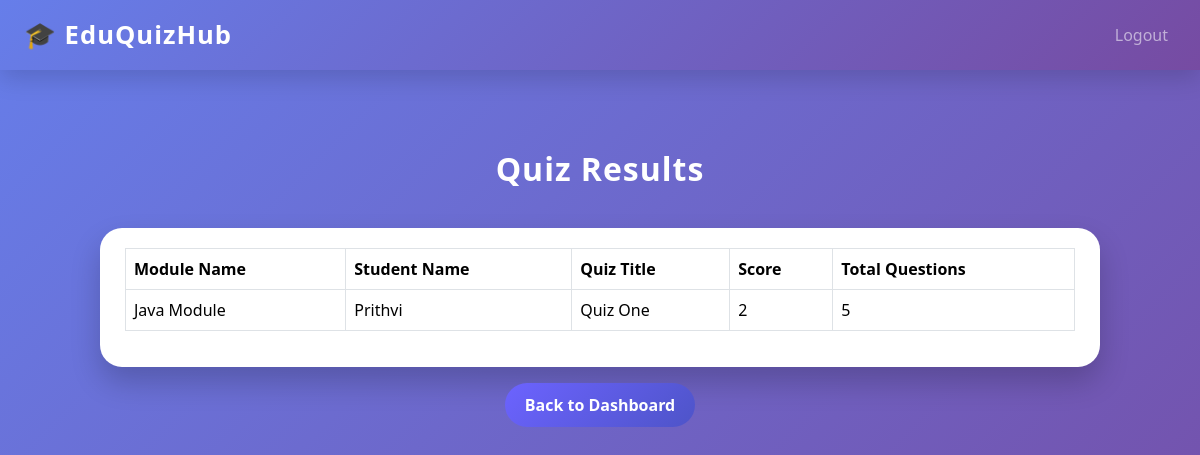
Page /admin/view-results/1 (signed in) on the committed database.
### tables this page shows
CREATE TABLE attempts (
    id INTEGER PRIMARY KEY AUTOINCREMENT,
    student_id INTEGER NOT NULL,
    quiz_id INTEGER NOT NULL,
    score INTEGER,
    total_questions INTEGER,
    answers TEXT,
    FOREIGN KEY (student_id) REFERENCES users(id),
    FOREIGN KEY (quiz_id) REFERENCES quizzes(id)
);

CREATE TABLE modules (
    id INTEGER PRIMARY KEY AUTOINCREMENT,
    name TEXT NOT NULL
);

CREATE TABLE users (
    id INTEGER PRIMARY KEY AUTOINCREMENT,
    name TEXT NOT NULL,
    email TEXT UNIQUE NOT NULL,
    password TEXT NOT NULL,
    role TEXT NOT NULL,
    email_verified INTEGER DEFAULT 1,
    email_otp TEXT,
    profile_image TEXT
);

CREATE TABLE quizzes (
    id INTEGER PRIMARY KEY AUTOINCREMENT,
    module_id INTEGER NOT NULL,
    title TEXT NOT NULL,
    time_limit INTEGER,
    is_active INTEGER DEFAULT 0,
    FOREIGN KEY (module_id) REFERENCES modules(id)
);

### app.py (the view)
@app.route("/admin/view-results/<int:quiz_id>")
def view_results(quiz_id):
    if session.get("role") != "admin":
        flash("Unauthorized access", "danger")
        return redirect(url_for("login"))
    quiz = get_quiz_by_id(quiz_id)
    results = get_quiz_results(quiz_id)
    return render_template(
        "admin_results.html",
        results=results,
        quiz=quiz
    )

### db/db.py (called while the page is built)
def get_db_connection():
    conn = sqlite3.connect(DB_NAME)
    conn.row_factory = sqlite3.Row
    return conn

def get_quiz_results(quiz_id):
    with get_db_connection() as conn:
        return conn.execute(
            """
            SELECT
                u.name AS student_name,
                m.name AS module_name,
                q.title AS quiz_title,
                a.score,
                a.total_questions
            FROM attempts a
            JOIN users u ON a.student_id = u.id
            JOIN quizzes q ON a.quiz_id = q.id
            JOIN modules m ON q.module_id = m.id
            WHERE a.quiz_id = ?
            """,
            (quiz_id,)
        ).fetchall()

def get_quiz_by_id(quiz_id):
    with get_db_connection() as conn:
        return conn.execute(
            "SELECT * FROM quizzes WHERE id = ?",
            (quiz_id,)
        ).fetchone()

### templates/admin_results.html (shortened to what this page needs)
{% extends "base.html" %}
{% block content %}
<h2>Quiz Results</h2>
<div class="results-card">
    {% if results %}
    <table class="table table-bordered">
        <thead>
            <tr>
                <th>Module Name</th>
                <th>Student Name</th>
                <th>Quiz Title</th>
                <th>Score</th>
                <th>Total Questions</th>
            </tr>
        </thead>
        <tbody>
            {% for result in results %}
            <tr>
                <td>{{ result.module_name }}</td>
                <td>{{ result.student_name }}</td>
                <td>{{ result.quiz_title }}</td>
                <td>{{ result.score }}</td>
                <td>{{ result.total_questions }}</td>
            </tr>
            {% endfor %}
        </tbody>
    </table>
    {% else %}
        <p style="color: #333; text-align: center; margin-top: 20px;">No results found.</p>
    {% endif %}
</div>
<div class="text-center mt-3">
    <a href="{{ url_for('admin_dashboard') }}" class="btn btn-back">
        Back to Dashboard
    </a>
</div>
{% endblock %}

### static/css/style.css (style rules this page uses)
body { background-color: #f8f9fa; }
h1, h2, h3 { color: #0d6efd; }

### templates/base.html (style rules this page uses)
html, body { width: 100%; margin: 0; padding: 0; overflow-x: hidden; font-family: "Segoe UI", sans-serif; background: #f4f6fb; }

### templates/admin_results.html (style rules this page uses)
body { background: linear-gradient(135deg, #667eea, #764ba2); min-height: 100vh; padding: 30px 0; }
h2 { color: #fff; font-weight: 800; text-align: center; margin-bottom: 40px; letter-spacing: 1px; animation: fadeDown 0.8s ease-in-out; }
.results-card { background: #ffffff; border-radius: 22px; padding: 20px 25px; margin: auto; max-width: 1000px; box-shadow: 0 15px 30px rgba(0,0,0,0.2); transition: all 0.35s ease; }
table { margin-bottom: 0; }
th { background: #667eea; color: #fff; font-weight: 600; }
td { vertical-align: middle !important; }
.btn-back { border-radius: 30px; font-weight: 600; padding: 10px 20px; background: linear-gradient(135deg, #6c63ff, #4e54c8); color: #fff; border: none; transition: all 0.35s ease; }

### rows in the picture
attempts: module_name "Java Module", student_name "Prithvi", quiz_title "Quiz One", score "2", total_questions "5"
